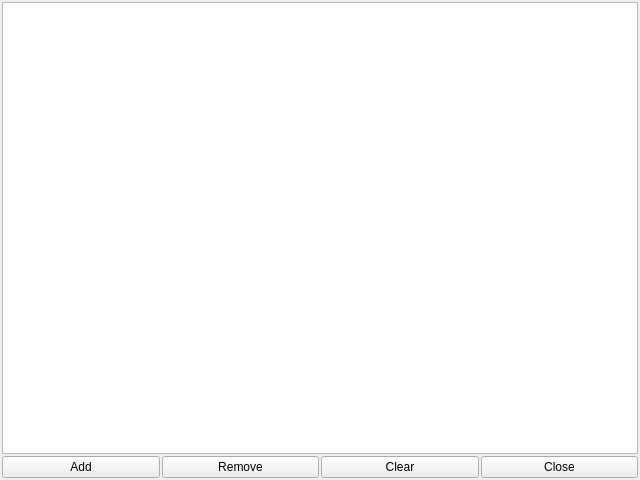
<?xml version="1.0" encoding="UTF-8"?>
<ui version="4.0">
 <class>MainWindow</class>
 <widget class="QMainWindow" name="MainWindow">
  <property name="geometry">
   <rect>
    <x>0</x>
    <y>0</y>
    <width>640</width>
    <height>480</height>
   </rect>
  </property>
  <property name="minimumSize">
   <size>
    <width>640</width>
    <height>480</height>
   </size>
  </property>
  <property name="maximumSize">
   <size>
    <width>640</width>
    <height>480</height>
   </size>
  </property>
  <property name="windowTitle">
   <string>Organizer</string>
  </property>
  <widget class="QWidget" name="centralwidget">
   <layout class="QGridLayout" name="gridLayout">
    <property name="leftMargin">
     <number>2</number>
    </property>
    <property name="topMargin">
     <number>2</number>
    </property>
    <property name="rightMargin">
     <number>2</number>
    </property>
    <property name="bottomMargin">
     <number>2</number>
    </property>
    <property name="horizontalSpacing">
     <number>2</number>
    </property>
    <item row="0" column="0">
     <layout class="QVBoxLayout" name="db_verticalLayout">
      <property name="spacing">
       <number>2</number>
      </property>
      <item>
       <widget class="QTableView" name="db_tableView"/>
      </item>
      <item>
       <layout class="QHBoxLayout" name="db_horizontalLayout">
        <property name="spacing">
         <number>2</number>
        </property>
        <item>
         <widget class="QPushButton" name="add_pushButton">
          <property name="text">
           <string>Add</string>
          </property>
         </widget>
        </item>
        <item>
         <widget class="QPushButton" name="remove_pushButton">
          <property name="text">
           <string>Remove</string>
          </property>
         </widget>
        </item>
        <item>
         <widget class="QPushButton" name="clear_pushButton">
          <property name="text">
           <string>Clear</string>
          </property>
         </widget>
        </item>
        <item>
         <widget class="QPushButton" name="close_pushButton">
          <property name="text">
           <string>Close</string>
          </property>
         </widget>
        </item>
       </layout>
      </item>
     </layout>
    </item>
   </layout>
  </widget>
 </widget>
 <resources/>
 <connections/>
</ui>
